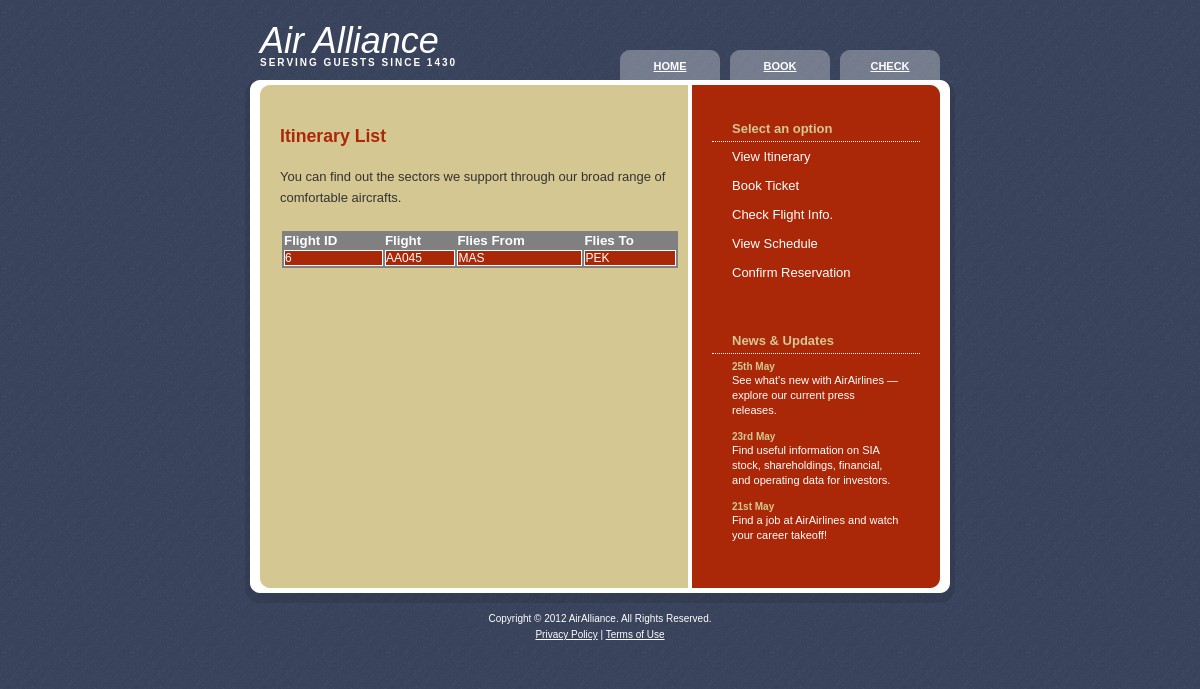
/flightinfo.php?FID=6, run on the app's committed database.
### tables this page shows
CREATE TABLE IF NOT EXISTS `Flights` (
  `FID` int(11) NOT NULL,
  `FName` varchar(10) NOT NULL,
  `SourceSID` int(11) NOT NULL,
  `DestSID` int(11) NOT NULL,
  PRIMARY KEY  (`FID`)
);

CREATE TABLE IF NOT EXISTS `Sectors` (
  `SID` int(11) NOT NULL auto_increment,
  `Sector` varchar(10) NOT NULL,
  PRIMARY KEY  (`SID`),
  KEY `Sector` (`Sector`)
);

### itinerarymanager.php (called while the page is built, shortened)
<?php
include("classes/flight.php");
function initDB(){
    if(! isset($_SESSION['databaseURL'])){
            $query = "SELECT * FROM Sectors";
        }
    $databaseURL = $_SESSION['databaseURL'];
    $databaseUName = $_SESSION['databaseUName'];
    $databasePWord = $_SESSION['databasePWord'];
    $connection = mysql_connect($databaseURL,$databaseUName,$databasePWord);
    return $connection;
}
function getFlightInfo($FID){
    if($FID == 0){
            $query = "SELECT * FROM Flights";
        }
        else{
            $query = "SELECT * FROM Flights WHERE FID='".$FID."'";
        }
    $result = mysql_query($query);
    $flightID = 0;
    while($row = mysql_fetch_array($result)){
            $FID = $row['FID'];
            $FName = $row['FName'];
            $SourceSID = $row['SourceSID'];
            $DestSID = $row['DestSID'];
            $query2 = "SELECT * FROM Sectors WHERE SID='".$SourceSID."'";
            $result2 = mysql_query($query2);
            $row2 = mysql_fetch_array($result2);
            $source = $row2['Sector'];
            $query3 = "SELECT * FROM Sectors WHERE SID='".$DestSID."'";
            $result3 = mysql_query($query3);
            $row3 = mysql_fetch_array($result3);
            $dest= $row3['Sector'];
            $flight = new Flight();
            $flight->set_FID($FID);
            $flight->set_FName($FName);
            $flight->set_source($source);
            $flight->set_dest($dest);
            $flightData[$flightID] = $flight;
            $flightID = $flightID +1;
        }
    return $flightData;
}
?>

### classes/flight.php (called while the page is built)
<?php
class Flight {
    private $FID;
    private $fName;
    private $source;
    private $dest;
    function set_FID($FID) {
        $this->FID = $FID;
    }
    function set_FName($fName) {
        $this->fName = $fName;
    }
    function set_source($source) {
        $this->source = $source;
    }
    function set_dest($dest) {
        $this->dest = $dest;
    }
    function get_FID() {
        return $this->FID;
    }
    function get_FName() {
        return $this->fName;
    }
    function get_source() {
        return $this->source;
    }
    function get_dest() {
        return $this->dest;
    }
}
?>

### flightinfo.php (the view, shortened to what this page needs)
<!DOCTYPE html PUBLIC "-//W3C//DTD XHTML 1.0 Strict//EN" "http://www.w3.org/TR/xhtml1/DTD/xhtml1-strict.dtd">
<html xmlns="http://www.w3.org/1999/xhtml">
    <head>
        <link href="css/default.css" rel="stylesheet" type="text/css" />
    </head>
    <?php
        include("itinerarymanager.php");
        $FID=0;
        if(isset($_REQUEST["FID"])){
            $FID = $_REQUEST["FID"];
        }
    ?>
    <body>
        <div id="wrapper">
        <?php include 'include/header.php'; ?>
            <div id="page">
                <div id="content">
                    <div id="welcome">
                        <h1>Itinerary List</h1>
                        <p>
                            You can find out the sectors we support through our broad range of comfortable aircrafts.
                        </p>
                        <table class="aatable">
                            <tr>
                                <th>Flight ID</th>
                                <th>Flight</th>
                                <th>Flies From</th>
                                <th>Flies To</th>
                            </tr>
                            <?php
                            $flightData = getFlightInfo($FID);
                            for($index=0;$index < count($flightData);$index++){
                                $flight = $flightData[$index];
                                echo "<tr>";
                                echo "<td>".$flight->get_FID()."</td>";
                                echo "<td>".$flight->get_FName()."</td>";
                                echo "<td>".$flight->get_source()."</td>";
                                echo "<td>".$flight->get_dest()."</td>";
                                echo "</tr>";
                            }
                            ?>
                        </table>
                    </div>
                </div>
                <div id="sidebar">
                    <ul>
                        <?php include 'include/nav.php'; ?>
                            <?php include 'include/updates.php'; ?>
                    </ul>
                </div>
                <div style="clear: both; height: 1px"></div>
            </div>
                <?php include 'include/footer.php'; ?>
        </div>
    </body>
</html>

### css/default.css (style rules this page uses)
* { margin: 0; padding: 0; }
body { background: #D4C792 url(images/img01.gif); font-family: Arial, Helvetica, sans-serif; font-size: 13px; color: #333333; }
h1, h2, h3 { color: #AA2808; }
p, blockquote, ul, ol { margin-bottom: 20px; line-height: 1.6em; }
#page { width: 710px; margin: 0 auto; background: #D4C792 url(images/img04.gif) repeat-y; }
#content { float: left; width: 388px; padding: 30px 0 0 35px; }
#content h1, #content h2, #content h3 { margin-bottom: 20px; }
#content h1 { font-size: 136%; }
#sidebar { float: right; width: 208px; padding: 0 35px 0 0; }
#sidebar ul { margin: 0; padding: 0; list-style: none; line-height: normal; }
TABLE.aatable { font-family:arial; font-size:10pt; background-color:#808080; width:400px; border-style:solid; border-color:#D4C792; border-width:2px; }
TH { font-size:10pt; color:white; text-align:left; }
TD { font-size:9pt; background-color:#AA2808; color:white; border-style:solid; border-width:1px; text-align:left; }

### data on the page
flights: FID "6", FName "AA045"
sectors: Sector "MAS"
sectors: Sector "PEK"
